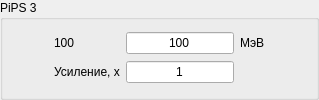
                            <widget class="QGroupBox" name="groupBox_14">
                             <property name="title">
                              <string>PiPS 3</string>
                             </property>
                             <layout class="QGridLayout" name="gridLayout_14">
                              <item row="0" column="4">
                               <spacer name="horizontalSpacer_17">
                                <property name="orientation">
                                 <enum>Qt::Horizontal</enum>
                                </property>
                                <property name="sizeHint" stdset="0">
                                 <size>
                                  <width>40</width>
                                  <height>20</height>
                                 </size>
                                </property>
                               </spacer>
                              </item>
                              <item row="0" column="3">
                               <widget class="QLabel" name="label_unit_11">
                                <property name="sizePolicy">
                                 <sizepolicy hsizetype="Maximum" vsizetype="Maximum">
                                  <horstretch>0</horstretch>
                                  <verstretch>0</verstretch>
                                 </sizepolicy>
                                </property>
                                <property name="text">
                                 <string>МэВ</string>
                                </property>
                               </widget>
                              </item>
                              <item row="0" column="2">
                               <widget class="QLineEdit" name="lineEdit_th_p_200">
                                <property name="text">
                                 <string>100</string>
                                </property>
                                <property name="alignment">
                                 <set>Qt::AlignCenter</set>
                                </property>
                               </widget>
                              </item>
                              <item row="0" column="1">
                               <widget class="QLabel" name="label_31">
                                <property name="sizePolicy">
                                 <sizepolicy hsizetype="Maximum" vsizetype="Maximum">
                                  <horstretch>0</horstretch>
                                  <verstretch>0</verstretch>
                                 </sizepolicy>
                                </property>
                                <property name="text">
                                 <string>100&lt;E≤200 МэВ</string>
                                </property>
                               </widget>
                              </item>
                              <item row="0" column="0">
                               <spacer name="horizontalSpacer_19">
                                <property name="orientation">
                                 <enum>Qt::Horizontal</enum>
                                </property>
                                <property name="sizeHint" stdset="0">
                                 <size>
                                  <width>40</width>
                                  <height>20</height>
                                 </size>
                                </property>
                               </spacer>
                              </item>
                              <item row="1" column="2">
                               <widget class="QLineEdit" name="lineEdit_pips3_amplif">
                                <property name="text">
                                 <string>1</string>
                                </property>
                                <property name="alignment">
                                 <set>Qt::AlignCenter</set>
                                </property>
                               </widget>
                              </item>
                              <item row="1" column="1">
                               <widget class="QLabel" name="label_21">
                                <property name="text">
                                 <string>Усиление, x</string>
                                </property>
                               </widget>
                              </item>
                             </layout>
                            </widget>
